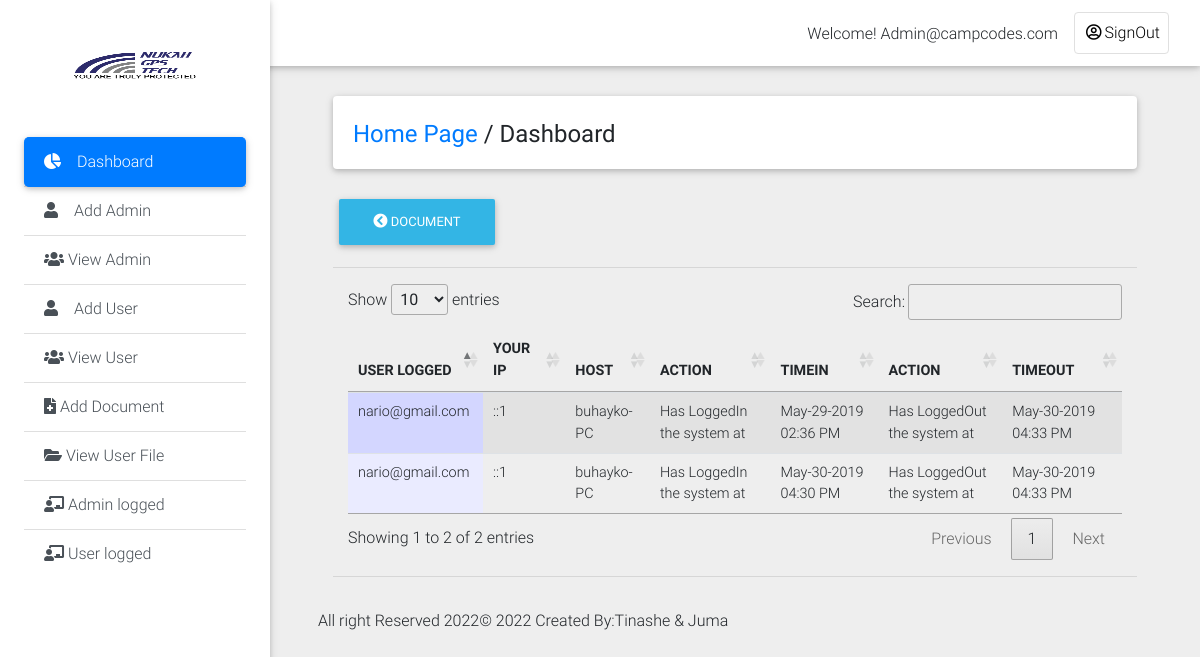
Screenshot of /Private_Dashboard/user_log.php (signed in) with the database file from the repository.
### tables this page shows
CREATE TABLE `history_log` (
  `log_id` int(11) NOT NULL,
  `id` int(11) NOT NULL,
  `email_address` text NOT NULL,
  `action` varchar(100) NOT NULL,
  `actions` varchar(200) NOT NULL DEFAULT 'Has LoggedOut the system at',
  `ip` text NOT NULL,
  `host` text NOT NULL,
  `login_time` varchar(200) NOT NULL,
  `logout_time` varchar(200) NOT NULL
);

### Private_Dashboard/user_log.php (the view, shortened to what this page needs)
<!DOCTYPE html>
<html lang="en">
<head>
  <link rel="stylesheet" href="https://use.fontawesome.com/releases/v5.8.1/css/all.css">
  <link href="css/bootstrap.min.css" rel="stylesheet">
  <link href="css/mdb.min.css" rel="stylesheet">
  <link href="css/style.min.css" rel="stylesheet">
  <link rel="stylesheet" type="text/css" href="medias/css/dataTable.css" />
</head>
<body class="grey lighten-3">
  <header>
    <nav class="navbar fixed-top navbar-expand-lg navbar-light white scrolling-navbar">
      <div class="container-fluid">
        <div class="collapse navbar-collapse" id="navbarSupportedContent">
          <?php
          require_once("include/connection.php");
          $id = mysqli_real_escape_string($conn, $_SESSION['admin_user']);
          $r = mysqli_query($conn, "SELECT * FROM admin_login where id = '$id'") or die(mysqli_error($con));
          $row = mysqli_fetch_array($r);
          $id = $row['admin_user'];
          ?>
          <ul class="navbar-nav nav-flex-icons">
            <li style="margin-top: 10px;">Welcome!</font> <?php echo ucwords(htmlentities($id)); ?></li>
            <li class="nav-item">
              <a href="#" class="nav-link waves-effect" target="_blank">
              </a>
            <li class="nav-item">
              <a href="logout.php" class="nav-link border border-light rounded waves-effect">
                <i class="far fa-user-circle"></i>SignOut
              </a>
            </li>
          </ul>
        </div>
      </div>
    </nav>
    <div class="sidebar-fixed position-fixed">
      <a class="logo-wrapper waves-effect">
        <img src="img/nukah.png" width="150px" height="200px;" class="img-fluid" alt="">
      </a>
      <div class="list-group list-group-flush">
        <a href="dashboard.php" class="list-group-item active waves-effect">
          <i class="fas fa-chart-pie mr-3"></i>Dashboard
        </a>
        <a href="#" class="list-group-item list-group-item-action waves-effect" data-toggle="modal" data-target="#modalRegisterForm">
          <i class="fas fa-user mr-3"></i>Add Admin</a>
        <a href="view_admin.php" class="list-group-item list-group-item-action waves-effect">
          <i class="fas fa-users"></i> View Admin</a>
        <a href="#" class="list-group-item list-group-item-action waves-effect" data-toggle="modal" data-target="#modalRegisterForm2">
          <i class="fas fa-user mr-3"></i>Add User</a>
        <a href="view_user.php" class="list-group-item list-group-item-action waves-effect">
          <i class="fas fa-users"></i> View User</a>
        <a href="add_document.php" class="list-group-item list-group-item-action waves-effect">
          <i class="fas fa-file-medical"></i> Add Document</a>
        <a href="view_userfile.php" class="list-group-item list-group-item-action waves-effect">
          <i class="fas fa-folder-open"></i> View User File</a>
        <a href="admin_log.php" class="list-group-item list-group-item-action waves-effect">
          <i class="fas fa-chalkboard-teacher"></i> Admin logged</a>
        <a href="user_log.php" class="list-group-item list-group-item-action waves-effect">
          <i class="fas fa-chalkboard-teacher"></i> User logged</a>
      </div>
    </div>
  </header>
  <main class="pt-5 mx-lg-5">
    <div class="container-fluid mt-5">
      <div class="card mb-4 wow fadeIn">
        <div class="card-body d-sm-flex justify-content-between">
          <h4 class="mb-2 mb-sm-0 pt-1">
            <a href="dashboard.php">Home Page</a>
            <span>/</span>
            <span>Dashboard</span>
          </h4>
        </div>
      </div>
      <div class="">
        <a href="add_document.php"><button type="button" class="btn btn-info"><i class="fas fa-chevron-circle-left"></i> Document</button></a>
      </div>
      <hr>
      <div class="col-md-12">
        <table id="dtable" class="table table-striped" style="">
          <thead>
            <th>USER LOGGED</th>
            <th>YOUR IP</th>
            <th>HOST</th>
            <th>ACTION</th>
            <th>TIMEIN</th>
            <th>ACTION</th>
            <th>TIMEOUT</th>
          </thead>
          <tbody>
            <tr>
              <?php
              require_once("include/connection.php");
              $query = mysqli_query($conn, "SELECT * from history_log") or die(mysqli_error($conn));
              while ($file = mysqli_fetch_array($query)) {
                $name =  $file['email_address'];
                $ip =  $file['ip'];
                $host =  $file['host'];
                $action =  $file['action'];
                $logintime =  $file['login_time'];
                $actions =  $file['actions'];
                $logouttime =  $file['logout_time'];
              ?>
                <td><?php echo $name; ?></td>
                <td><?php echo $ip; ?></td>
                <td><?php echo $host; ?></td>
                <td><?php echo $action; ?></td>
                <td><?php echo $logintime; ?></td>
                <td><?php echo $actions; ?></td>
                <td><?php echo $logouttime; ?></td>
            </tr>
          <?php } ?>
          </tbody>
        </table>
      </div>
      <hr>
    </div>
    <div class="footer-copyright py-3">
      <p>All right Reserved 2022&copy; <?php echo date('Y'); ?> Created By:Tinashe & Juma</p>
    </div>
    <link rel="stylesheet" type="text/css" href="https://cdn.datatables.net/1.10.9/css/jquery.dataTables.min.css" />
    <link rel="stylesheet" type="text/css" href="https://cdn.datatables.net/responsive/1.0.3/css/dataTables.responsive.css">
</body>
</html>

### Private_Dashboard/medias/css/dataTable.css (style rules this page uses)
.sorting_asc { background: url('../images/sort_asc.png') no-repeat center right; }
.sorting { background: url('../images/sort_both.png') no-repeat center right; }
tr.odd { background-color: #E2E4FF; }
tr.odd td.sorting_1 { background-color: #D3D6FF; }
tr.even td.sorting_1 { background-color: #EAEBFF; }

### rows the page displays
history_log: email_address "nario@gmail.com", ip "::1", host "buhayko-PC", action "Has LoggedIn the system at", login_time "May-29-2019 02:36 PM", actions "Has LoggedOut the system at", logout_time "May-30-2019 04:33 PM"
history_log: email_address "nario@gmail.com", ip "::1", host "buhayko-PC", action "Has LoggedIn the system at", login_time "May-30-2019 04:30 PM", actions "Has LoggedOut the system at", logout_time "May-30-2019 04:33 PM"

### other values shown
$id "Admin@campcodes.com"
